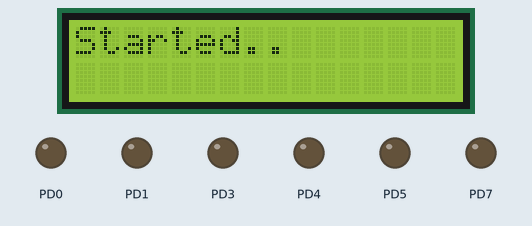
This program was run on a simulated ATmega328P, built with avr-gcc and emulated at 16 MHz. Parts: 16×2 character LCD, output pins drawn as LEDs (lit = HIGH). Wiring (inferred from the names in the program): character LCD (HD44780): RS PC0; E PC1; data PD2, PD6, PB3, PB5. Pins used as bus, display or sensor lines are not drawn. At 2.1 s the program stops and its outputs stay as they are.

Above: at 0.1 s.
At 1.1 s:
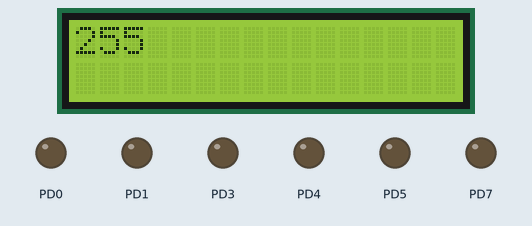
At 2.1 s:
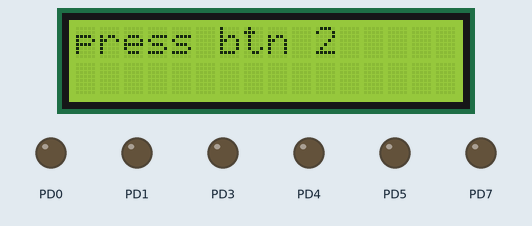

The program:

main.c
```c
/*
* IR-Controller.c
*
* Created: 3/20/2019 11:10:12 AM
* Author : Ruben
*/
#define F_CPU 16000000UL
#include <avr/io.h>
#include <avr/interrupt.h>
#include <avr/pgmspace.h>
#include <inttypes.h>
#include <util/delay.h>
#include <stdint.h>
#include <stdlib.h>
#include "lcd_lib.h"

#include "net/server.h"
#include "utils/debug_util.h"
#include "net/serial.h"

int now = 2;
int counter = 0;
static void searchirsignal();
int main()
{
	DDRC = 0x00;
	DDRD = 0xFF;
	ADCSRA = 0b10000000;
	ADMUX = 0b011000010;
	LCDinit();
	LCDclr();

	printf("Started..");
	_delay_ms(1000);
	LCDclr();
	printf("press btn 1");
	searchirsignal();
	LCDclr();
	printf("press btn 2");
	searchirsignal();
	LCDclr();
	printf("press btn 3");
	searchirsignal();
	LCDclr();
	printf("press btn 4");
	searchirsignal();
	LCDclr();
	printf("press btn 5");
	searchirsignal();
	LCDclr();
	printf("press btn 6");
	searchirsignal();
	LCDclr();
	printf("press btn 7");
	searchirsignal();
	LCDclr();
	printf("press btn 8");
	searchirsignal();
	LCDclr();
	printf("press btn 9");
	searchirsignal();
	LCDclr();
	printf("press btn 0");
	searchirsignal();
	LCDclr();
	printf("press volume up");
	searchirsignal();
	LCDclr();
	printf("press volume dwn");
	searchirsignal();
	LCDclr();
	printf("Done :D");

	sei();
	init_server();

	while (1)
	{
		update_server();
		_delay_ms(100);
	}

	return 0;
}

static void searchirsignal()
{
	ADC = 0xff;
	ACSR = 0x00;
	int signaal = 1;
	int temp = 0;
	while (signaal)
	{

			temp = ADC;
			if (temp != now)
			{
				now = temp;
				LCDclr();
				printf("%d",temp);
				_delay_ms(1000);
				signaal = 0;
				break;
			}
	}
}
```

api.c
```c
/*
* api.c
*
* Created: 3/20/2019 11:18:24 AM
*  Author: Ruben
*/

#include "api.h"

int process_request(Request *req)
{
	if (req->msg_type == Get_Encoding)
	{
		return 0;
	}

	if (req->msg_type == Perform_Command)
	{
		return 0;
	}

	return -1;
}
```

api.h
```c
/*
* api.h
*
* Created: 3/20/2019 11:18:10 AM
*  Author: Ruben
*/

#ifndef API_H_
#define API_H_

/*
	M_Type is an enum used to determine which message was sent.
*/
typedef enum
{
	Perform_Command = 0,
	Get_Encoding = 1
} M_Type;

/*
	Encoding_Response is a struct defining the response on a Get_Encoding request from a client.
*/
typedef struct
{
	int e; // TODO: Add Olaf's encoding table
} Encoding_Response;

/*
	Request is a struct defining a request message from a client.
*/
typedef struct
{
	M_Type msg_type;
	char *body;
} Request;

/*
	process_request processes a request. eg. if req is a Get_Encoding request it will send back an appropriate response.
	@param req - This is a pointer to a Request.
*/
int process_request(Request *req);

#endif /* API_H_ */
```

json_parser.c
```c
/*
* json_parser.c
*
* Created: 3/20/2019 11:41:44 AM
*  Author: Ruben
*/

#include "json_parser.h"
/**
* Allocates a fresh unused token from the token pool.
*/
static jsntok_t *jsn_alloc_token(jsn_parser *parser,
								 jsntok_t *tokens, size_t num_tokens)
{
	jsntok_t *tok;
	if (parser->toknext >= num_tokens)
	{
		return NULL;
	}
	tok = &tokens[parser->toknext++];
	tok->start = tok->end = -1;
	tok->size = 0;
#ifdef JSN_PARENT_LINKS
	tok->parent = -1;
#endif
	return tok;
}

/**
* Fills token type and boundaries.
*/
static void jsn_fill_token(jsntok_t *token, jsntype_t type,
						   int start, int end)
{
	token->type = type;
	token->start = start;
	token->end = end;
	token->size = 0;
}

/**
* Fills next available token with JSON primitive.
*/
static int jsn_parse_primitive(jsn_parser *parser, const char *js,
							   size_t len, jsntok_t *tokens, size_t num_tokens)
{
	jsntok_t *token;
	int start;

	start = parser->pos;

	for (; parser->pos < len && js[parser->pos] != '\0'; parser->pos++)
	{
		switch (js[parser->pos])
		{
#ifndef JSN_STRICT
		/* In strict mode primitive must be followed by "," or "}" or "]" */
		case ':':
#endif
		case '\t':
		case '\r':
		case '\n':
		case ' ':
		case ',':
		case ']':
		case '}':
			goto found;
		}
		if (js[parser->pos] < 32 || js[parser->pos] >= 127)
		{
			parser->pos = start;
			return JSN_ERROR_INVAL;
		}
	}
#ifdef JSN_STRICT
	/* In strict mode primitive must be followed by a comma/object/array */
	parser->pos = start;
	return JSN_ERROR_PART;
#endif

found:
	if (tokens == NULL)
	{
		parser->pos--;
		return 0;
	}
	token = jsn_alloc_token(parser, tokens, num_tokens);
	if (token == NULL)
	{
		parser->pos = start;
		return JSN_ERROR_NOMEM;
	}
	jsn_fill_token(token, JSN_PRIMITIVE, start, parser->pos);
#ifdef JSN_PARENT_LINKS
	token->parent = parser->toksuper;
#endif
	parser->pos--;
	return 0;
}

/**
* Fills next token with JSON string.
*/
static int jsn_parse_string(jsn_parser *parser, const char *js,
							size_t len, jsntok_t *tokens, size_t num_tokens)
{
	jsntok_t *token;

	int start = parser->pos;

	parser->pos++;

	/* Skip starting quote */
	for (; parser->pos < len && js[parser->pos] != '\0'; parser->pos++)
	{
		char c = js[parser->pos];

		/* Quote: end of string */
		if (c == '\"')
		{
			if (tokens == NULL)
			{
				return 0;
			}
			token = jsn_alloc_token(parser, tokens, num_tokens);
			if (token == NULL)
			{
				parser->pos = start;
				return JSN_ERROR_NOMEM;
			}
			jsn_fill_token(token, JSN_STRING, start + 1, parser->pos);
#ifdef JSN_PARENT_LINKS
			token->parent = parser->toksuper;
#endif
			return 0;
		}

		/* Backslash: Quoted symbol expected */
		if (c == '\\' && parser->pos + 1 < len)
		{
			int i;
			parser->pos++;
			switch (js[parser->pos])
			{
			/* Allowed escaped symbols */
			case '\"':
			case '/':
			case '\\':
			case 'b':
			case 'f':
			case 'r':
			case 'n':
			case 't':
				break;
			/* Allows escaped symbol \uXXXX */
			case 'u':
				parser->pos++;
				for (i = 0; i < 4 && parser->pos < len && js[parser->pos] != '\0'; i++)
				{
					/* If it isn't a hex character we have an error */
					if (!((js[parser->pos] >= 48 && js[parser->pos] <= 57) || /* 0-9 */
						  (js[parser->pos] >= 65 && js[parser->pos] <= 70) || /* A-F */
						  (js[parser->pos] >= 97 && js[parser->pos] <= 102)))
					{ /* a-f */
						parser->pos = start;
						return JSN_ERROR_INVAL;
					}
					parser->pos++;
				}
				parser->pos--;
				break;
			/* Unexpected symbol */
			default:
				parser->pos = start;
				return JSN_ERROR_INVAL;
			}
		}
	}
	parser->pos = start;
	return JSN_ERROR_PART;
}

/**
* Parse JSON string and fill tokens.
*/
int jsn_parse(jsn_parser *parser, const char *js, size_t len,
			  jsntok_t *tokens, unsigned int num_tokens)
{
	int r;
	int i;
	jsntok_t *token;
	int count = parser->toknext;

	for (; parser->pos < len && js[parser->pos] != '\0'; parser->pos++)
	{
		char c;
		jsntype_t type;

		c = js[parser->pos];
		switch (c)
		{
		case '{':
		case '[':
			count++;
			if (tokens == NULL)
			{
				break;
			}
			token = jsn_alloc_token(parser, tokens, num_tokens);
			if (token == NULL)
				return JSN_ERROR_NOMEM;
			if (parser->toksuper != -1)
			{
				tokens[parser->toksuper].size++;
#ifdef JSN_PARENT_LINKS
				token->parent = parser->toksuper;
#endif
			}
			token->type = (c == '{' ? JSN_OBJECT : JSN_ARRAY);
			token->start = parser->pos;
			parser->toksuper = parser->toknext - 1;
			break;
		case '}':
		case ']':
			if (tokens == NULL)
				break;
			type = (c == '}' ? JSN_OBJECT : JSN_ARRAY);
#ifdef JSN_PARENT_LINKS
			if (parser->toknext < 1)
			{
				return JSN_ERROR_INVAL;
			}
			token = &tokens[parser->toknext - 1];
			for (;;)
			{
				if (token->start != -1 && token->end == -1)
				{
					if (token->type != type)
					{
						return JSN_ERROR_INVAL;
					}
					token->end = parser->pos + 1;
					parser->toksuper = token->parent;
					break;
				}
				if (token->parent == -1)
				{
					if (token->type != type || parser->toksuper == -1)
					{
						return JSN_ERROR_INVAL;
					}
					break;
				}
				token = &tokens[token->parent];
			}
#else
			for (i = parser->toknext - 1; i >= 0; i--)
			{
				token = &tokens[i];
				if (token->start != -1 && token->end == -1)
				{
					if (token->type != type)
					{
						return JSN_ERROR_INVAL;
					}
					parser->toksuper = -1;
					token->end = parser->pos + 1;
					break;
				}
			}
			/* Error if unmatched closing bracket */
			if (i == -1)
				return JSN_ERROR_INVAL;
			for (; i >= 0; i--)
			{
				token = &tokens[i];
				if (token->start != -1 && token->end == -1)
				{
					parser->toksuper = i;
					break;
				}
			}
#endif
			break;
		case '\"':
			r = jsn_parse_string(parser, js, len, tokens, num_tokens);
			if (r < 0)
				return r;
			count++;
			if (parser->toksuper != -1 && tokens != NULL)
				tokens[parser->toksuper].size++;
			break;
		case '\t':
		case '\r':
		case '\n':
		case ' ':
			break;
		case ':':
			parser->toksuper = parser->toknext - 1;
			break;
		case ',':
			if (tokens != NULL && parser->toksuper != -1 &&
				tokens[parser->toksuper].type != JSN_ARRAY &&
				tokens[parser->toksuper].type != JSN_OBJECT)
			{
#ifdef JSN_PARENT_LINKS
				parser->toksuper = tokens[parser->toksuper].parent;
#else
				for (i = parser->toknext - 1; i >= 0; i--)
				{
					if (tokens[i].type == JSN_ARRAY || tokens[i].type == JSN_OBJECT)
					{
						if (tokens[i].start != -1 && tokens[i].end == -1)
						{
							parser->toksuper = i;
							break;
						}
					}
				}
#endif
			}
			break;
#ifdef JSN_STRICT
		/* In strict mode primitives are: numbers and booleans */
		case '-':
		case '0':
		case '1':
		case '2':
		case '3':
		case '4':
		case '5':
		case '6':
		case '7':
		case '8':
		case '9':
		case 't':
		case 'f':
		case 'n':
			/* And they must not be keys of the object */
			if (tokens != NULL && parser->toksuper != -1)
			{
				jsntok_t *t = &tokens[parser->toksuper];
				if (t->type == JSN_OBJECT ||
					(t->type == JSN_STRING && t->size != 0))
				{
					return JSN_ERROR_INVAL;
				}
			}
#else
		/* In non-strict mode every unquoted value is a primitive */
		default:
#endif
			r = jsn_parse_primitive(parser, js, len, tokens, num_tokens);
			if (r < 0)
				return r;
			count++;
			if (parser->toksuper != -1 && tokens != NULL)
				tokens[parser->toksuper].size++;
			break;

#ifdef JSN_STRICT
		/* Unexpected char in strict mode */
		default:
			return JSN_ERROR_INVAL;
#endif
		}
	}

	if (tokens != NULL)
	{
		for (i = parser->toknext - 1; i >= 0; i--)
		{
			/* Unmatched opened object or array */
			if (tokens[i].start != -1 && tokens[i].end == -1)
			{
				return JSN_ERROR_PART;
			}
		}
	}

	return count;
}

/**
* Creates a new parser based over a given  buffer with an array of tokens
* available.
*/
void jsn_init(jsn_parser *parser)
{
	parser->pos = 0;
	parser->toknext = 0;
	parser->toksuper = -1;
}
```

json_parser.h
```c
/*
* json_parser.h
*
* Created: 3/20/2019 11:41:33 AM
*  Author: Ruben
*/

#ifndef JSONPARSER_H_
#define JSONPARSER_H_

#include <stddef.h>

/**
* JSON type identifier. Basic types are:
* 	o Object
* 	o Array
* 	o String
* 	o Other primitive: number, boolean (true/false) or null
*/
typedef enum
{
	JSN_UNDEFINED = 0,
	JSN_OBJECT = 1,
	JSN_ARRAY = 2,
	JSN_STRING = 3,
	JSN_PRIMITIVE = 4
} jsntype_t;

enum jsnerr
{
	/* Not enough tokens were provided */
	JSN_ERROR_NOMEM = -1,
	/* Invalid character inside JSON string */
	JSN_ERROR_INVAL = -2,
	/* The string is not a full JSON packet, more bytes expected */
	JSN_ERROR_PART = -3
};

/**
* JSON token description.
* type		type (object, array, string etc.)
* start	start position in JSON data string
* end		end position in JSON data string
*/
typedef struct
{
	jsntype_t type;
	int start;
	int end;
	int size;
#ifdef JSN_PARENT_LINKS
	int parent;
#endif
} jsntok_t;

/**
* JSON parser. Contains an array of token blocks available. Also stores
* the string being parsed now and current position in that string
*/
typedef struct
{
	unsigned int pos;	 /* offset in the JSON string */
	unsigned int toknext; /* next token to allocate */
	int toksuper;		  /* superior token node, e.g parent object or array */
} jsn_parser;

/**
* Create JSON parser over an array of tokens
*/
void jsn_init(jsn_parser *parser);

/**
* Run JSON parser. It parses a JSON data string into and array of tokens, each describing
* a single JSON object.
*/
int jsn_parse(jsn_parser *parser, const char *js, size_t len,
			  jsntok_t *tokens, unsigned int num_tokens);

#endif /* JSONPARSER_H_ */
```

serial.c
```c
/*
* serial.c
*
* Created: 3/29/2019 11:33:01 AM
*  Author: Ruben
*/
#ifndef F_CPU
#define F_CPU 16000000UL
#endif

#include <avr/io.h>
#include <util/delay.h>
#include <avr/interrupt.h>
#include <string.h>
#include <stdio.h>
#include <stdlib.h>
#include <util/delay.h>
#include <avr/interrupt.h>

#include "serial.h"
#include "../utils/debug_util.h"

#define BAUD 9600
#define BIT(x) (1 << x)

char buffer[256];
int received = 0;

int serial_init(void)
{
	UBRR0 = (((F_CPU / (BAUD * 16UL))) - 1);
	UCSR0B = _BV(RXEN0) | _BV(TXEN0);
	UCSR0C = 0b00000110;
	return 0;
}

int serial_begin(void)
{
	UCSR0B |= (1 << RXCIE0);
	return 0;
}

int serial_write_char(char ch)
{
	while (!(UCSR0A & BIT(UDRE0)))
		;
	UDR0 = ch;
	return 0;
}

char serial_receive_char(void)
{
	while (!(UCSR0A & BIT(RXC0)))
		;
	return UDR0;
}

int serial_write_string(char *str, int len)
{

	int i = 0;

	for (i = 0; i < len; i++)
	{
		if (serial_write_char(str[i]) != 0)
		{
			return -1;
		}
	}
	return 0;
}

int serial_receive_string(char *str)
{
	int stop = 0; // boolean for stop value
	int count = 0;
	char ch;
	while (!stop) // while contunie
	{
		ch = serial_receive_char(); // read ch
		if (count == 50)			// stop at LF
			stop = 1;
		else
			*str++ = ch; // else fill buffer
		count++;
	}
	*str = '\0'; // string terminator
	return 0;
}

void serial_print_response(void)
{
	serial_write_string(buffer, strlen(buffer));
}

ISR(USART_RX_vect)
{
	char ReceivedByte;

	ReceivedByte = UDR0;
	buffer[received] = ReceivedByte;
	received++;

	if (received >= 256)
		received = 0;
	//blink_onboard();
}
```

serial.h
```c
/*
* serial.h
*
* Created: 3/29/2019 11:33:10 AM
*  Author: Ruben
*/

#ifndef SERIAL_H_
#define SERIAL_H_

/*
    serial_init initialises a uart connection with the esp8266 wifi module.
*/
int serial_init(void);
/*
    serial_begin starts the uart connection.
*/
int serial_begin(void);
/*
    serial_write_char writes the given char to the esp8266
    @param ch - the character that should be written.
*/
int serial_write_char(char ch);
/*
    serial_receive_char receives and returns a character from the uart register
*/
char serial_receive_char(void);
/*
    serial_write_string is a wrapper around serial_write_char for sending a complete string at once.
    @param str - The string that should be written over the uart connection.
    @param len - The length of the string.
*/
int serial_write_string(char *str, int len);
/*
    serial_receive_string is a wrapper around serial_receive_char for receiving an entire string at once.
    @param str - An initialized char* (pass by reference)
*/
int serial_receive_string(char *str);
/*
    serial_print_response prints the response saved in the buffer variable
*/
void serial_print_response(void);
#endif /* SERIAL_H_ */
```

server.c
```c
/*
* server.c
*
* Created: 3/20/2019 11:18:41 AM
*  Author: Ruben
*/

#include "../utils/debug_util.h"
#include "wifi.h"
#include "api.h"
#include "json_parser.h"
#include "server.h"

int init_server(void)
{
	init_esp8266();
	blink_onboard();
	init_esp8266_wifi("ssid", "password");
	update_server();
	blink_onboard();
	init_esp8266_server();
	update_server();
	blink_onboard();
	return 0;
}

int update_server(void)
{
	char c = esp8266_receive();
	if (c == 0)
	{
		return -1;
	}
	blink_onboard();
	return c;
}
```

server.h
```c
/*
* server.h
*
* Created: 3/20/2019 11:18:50 AM
*  Author: Ruben
*/

#ifndef SERVER_H_
#define SERVER_H_

/*
    init_server initializes the wifi connection and server. return 0 on success.
*/
int init_server(void);
/*
    update_server is a function used in the update loop for updating server components.
*/
int update_server(void);
#endif /* SERVER_H_ */
```

wifi.c
```c
/*
* wifi.c
*
* Created: 3/20/2019 11:17:05 AM
*  Author: Ruben
*/
#ifndef F_CPU
#define F_CPU 16000000UL
#endif

#include <avr/io.h>
#include <util/delay.h>
#include <string.h>
#include <stdio.h>
#include <stdlib.h>

#include "serial.h"

int init_esp8266()
{
	serial_init();
	return serial_begin();
}

int init_esp8266_wifi(char *SSID, char *password)
{
	char *command = malloc(sizeof(char) * 256);
	char *rst = "AT+RST\r\n\0";
	char *mode = "AT+CWMODE=1\r\n\0";
	char *ip = "AT+CIFSR\r\n\0";

	serial_write_string(rst, strlen(rst)); // Reset wifi module

	serial_write_string(mode, strlen(mode)); // Set esp8266 mode to sta (non-ap)

	sprintf(command, "AT+CWJAP=\"%s\",\"%s\"\r\n", SSID, password); // Connect esp8266 to AP using SSID and password
	serial_write_string(command, strlen(command));

	serial_write_string(ip, strlen(ip)); // Get the ip address

	free(command);
	return 0;
}

int init_esp8266_server()
{
	char *cipmux = "AT+CIPMUX=0\r\n\0";
	serial_write_string(cipmux, strlen(cipmux));

	char *serv = "AT+CIPSERVER=1,80\r\n\0";
	serial_write_string(serv, strlen(serv));

	return 0;
}

int init_esp8266_client()
{
	return 0;
}
int esp8266_on_event()
{
	return 0;
}

char esp8266_receive(void)
{
	return serial_receive_char();
}

int receive(char *buffer)
{
	return serial_receive_string(buffer);
}

int transmit(char *addr, int port, char *data)
{
	return 0;
}
```

wifi.h
```c
/*
* wifi.h
*
* Created: 3/20/2019 11:17:15 AM
*  Author: Ruben
*/

#ifndef WIFI_H_
#define WIFI_H_

int init_esp8266();
/*
    init_esp8266_wifi is used to initialize a connection with a WiFi AP.
    @param SSID is the SSID of the WiFi AP.
    @param password is the password for the WiFi AP
*/
int init_esp8266_wifi(char *SSID, char *password);

/*
    init_esp8266_server initializes the esp8266 module as a TCP/IP server using AT commands.
*/
int init_esp8266_server(void);
/*
    init_esp8266_client initializes the esp8266 module as a TCP/IP client using AT commands.
*/
int init_esp8266_client(void);
/*
    esp8266_on_event is the event handler for the esp8266. Gets called on an event in the esp8266.
*/
int esp8266_on_event(void);
/*
    esp8266_receive is used to receive data from a connection.
*/
char esp8266_receive(void);

/*
    receive is used to receive data from a connection.
    @param buffer
*/
int receive(char *buffer);

/*
    transmit is used to send data to a connection.
    @param addr is a the IP-address of the client.
    @param port is the port of the client.
    @param data is the
*/
int transmit(char *addr, int port, char *data);

#endif /* WIFI_H_ */
```

Source omitted: debug_util.c (368 bytes), debug_util.h (238 bytes), lcd_lib.c (2789 bytes), lcd_lib.h (1477 bytes)

Measured:
- what the display in image 0 shows lasts 1.0 s, from 0.1 s to 1.1 s
